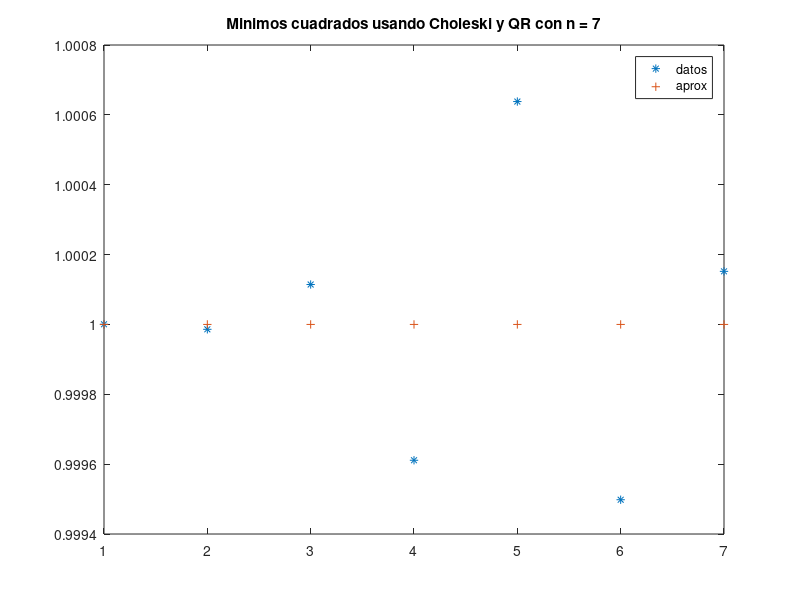

Here is the MATLAB script that generated this plot:

n=7;
A = hilb(25);

A = A(:,1 : n);
%
% Solucion debe de ser el vector de unos
%
x=ones(n,1);
b=A*x;
disp('Comprobamos que es solucion');
norm(A*x-b)
pause(1);
% Resolvemos usando Choleski
Apb=A'*b;
B=chol(A'*A);
y1=B'\Apb;
x1=B\y1;
fprintf('solucion con Choleski\n');
norm(A*x1-b)

% Resolvemos usando QR
[nA,p]=size(A);
[Q,R]=qr(A);
c=Q'*b;
x2=R(1:p,1:p)\c(1:p);
% 
disp('solucion con QR');
norm(A*x2-b)
disp('Norma entre solucion Choleski vs QR');
norm(x1-x2)
figure(1)
plot(1:n,x1,'*',1:n,x2,'+')
legend("datos","aprox",'Location', 'best');
title(['Minimos cuadrados usando Choleski y QR con n = ', num2str(n)])